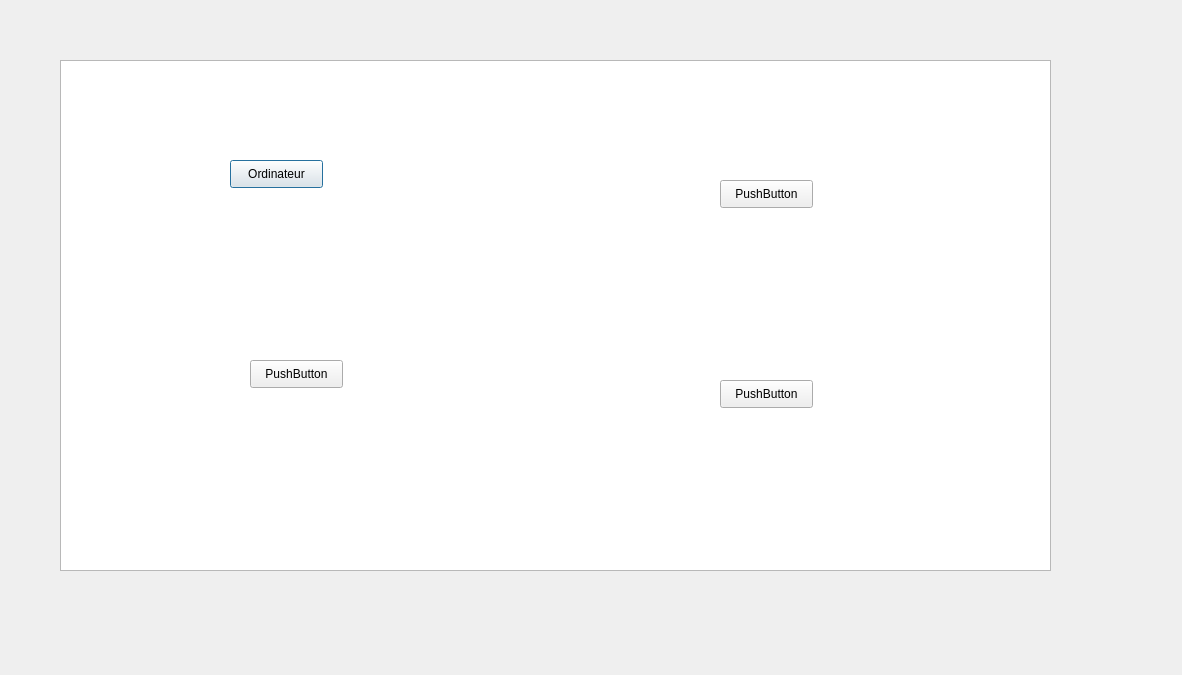
<?xml version="1.0" encoding="UTF-8"?>
<ui version="4.0">
 <class>Stock</class>
 <widget class="QDialog" name="Stock">
  <property name="geometry">
   <rect>
    <x>0</x>
    <y>0</y>
    <width>1182</width>
    <height>675</height>
   </rect>
  </property>
  <property name="windowTitle">
   <string>Dialog</string>
  </property>
  <widget class="QTableView" name="tableView">
   <property name="geometry">
    <rect>
     <x>60</x>
     <y>60</y>
     <width>991</width>
     <height>511</height>
    </rect>
   </property>
  </widget>
  <widget class="QPushButton" name="pushButton">
   <property name="geometry">
    <rect>
     <x>230</x>
     <y>160</y>
     <width>93</width>
     <height>28</height>
    </rect>
   </property>
   <property name="text">
    <string>Ordinateur</string>
   </property>
  </widget>
  <widget class="QPushButton" name="pushButton_2">
   <property name="geometry">
    <rect>
     <x>250</x>
     <y>360</y>
     <width>93</width>
     <height>28</height>
    </rect>
   </property>
   <property name="text">
    <string>PushButton</string>
   </property>
  </widget>
  <widget class="QPushButton" name="pushButton_3">
   <property name="geometry">
    <rect>
     <x>720</x>
     <y>180</y>
     <width>93</width>
     <height>28</height>
    </rect>
   </property>
   <property name="text">
    <string>PushButton</string>
   </property>
  </widget>
  <widget class="QPushButton" name="pushButton_4">
   <property name="geometry">
    <rect>
     <x>720</x>
     <y>380</y>
     <width>93</width>
     <height>28</height>
    </rect>
   </property>
   <property name="text">
    <string>PushButton</string>
   </property>
  </widget>
 </widget>
 <resources/>
 <connections/>
</ui>
